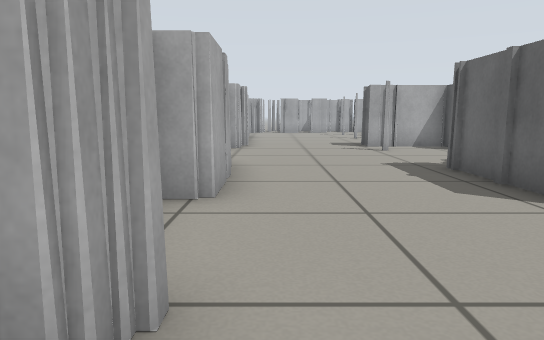
[1] (above)

18 first-person views from a walk through a world built for the Gazebo simulator. The camera is 0.51 m above the floor, tilts 8° down and sees 70° across. The floor is counted in squares, 0.5 m on a side. Each view is taken from the middle of a square. On the plan, view 1 faces up. The plan holds only what a view shows up to about 14 squares ahead; the rest is blank. The place goes on beyond the plan.

[2]
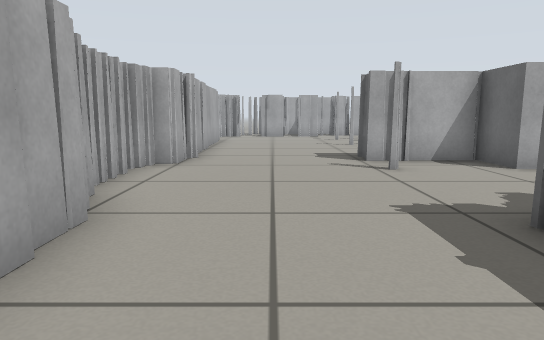

[3]
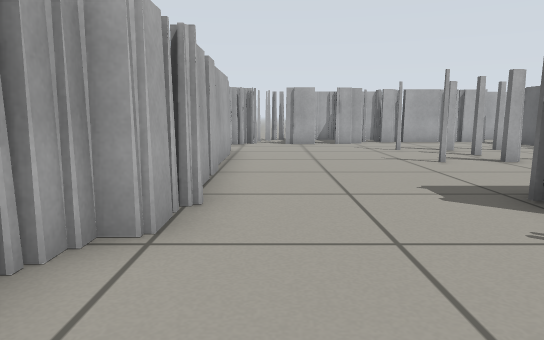

[4]
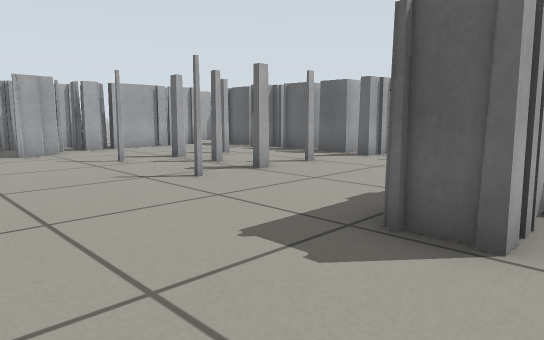

[5]
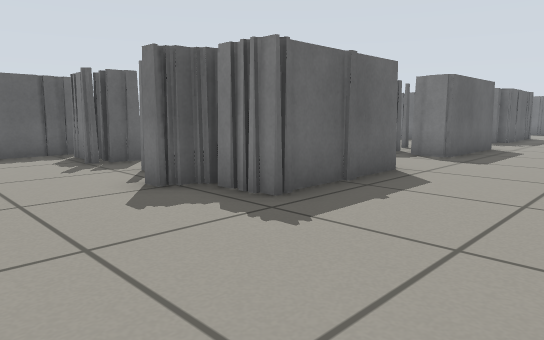

[6]
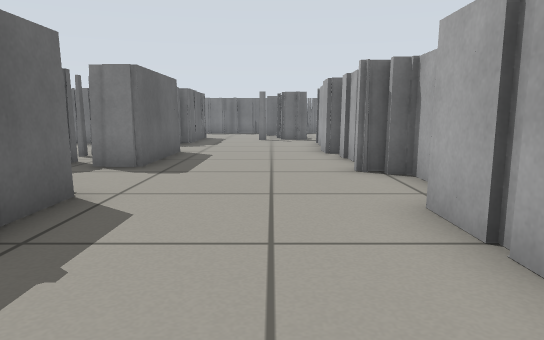

[7]
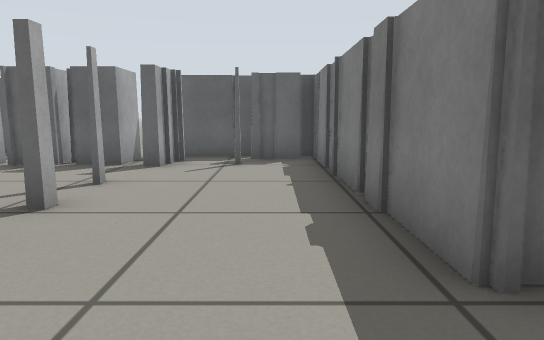

[8]
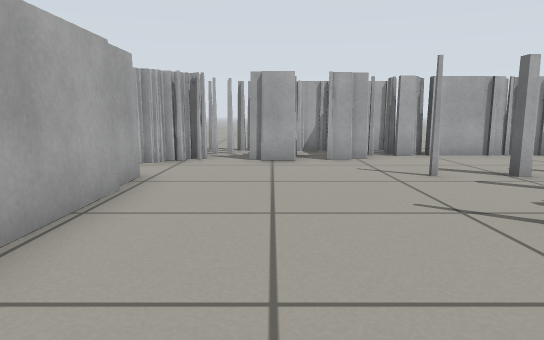

[9]
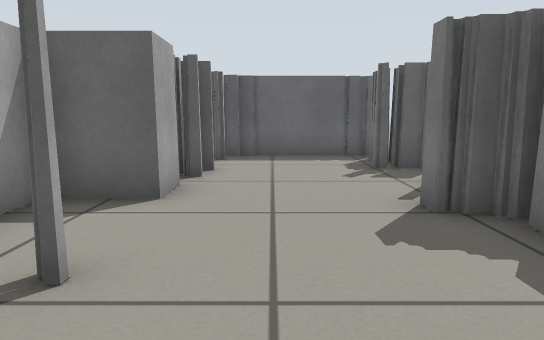

[10]
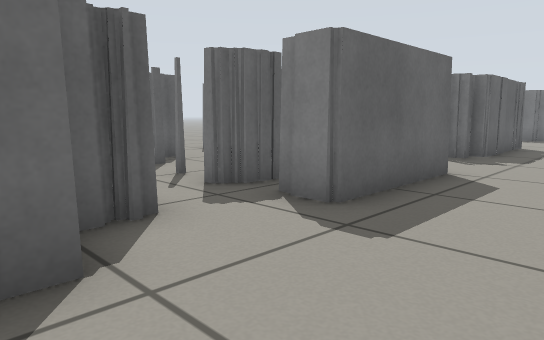

[11]
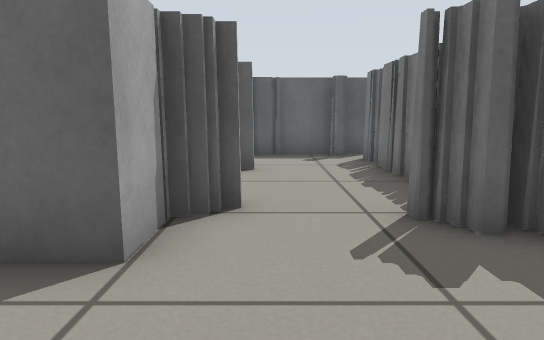

[12]
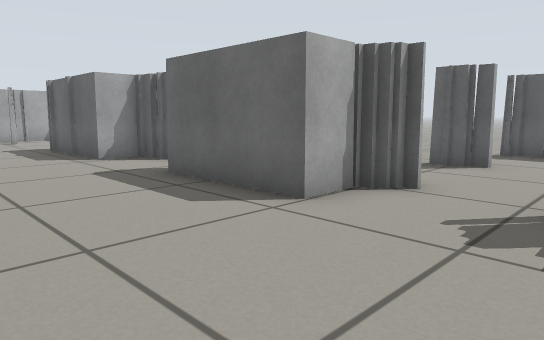

[13]
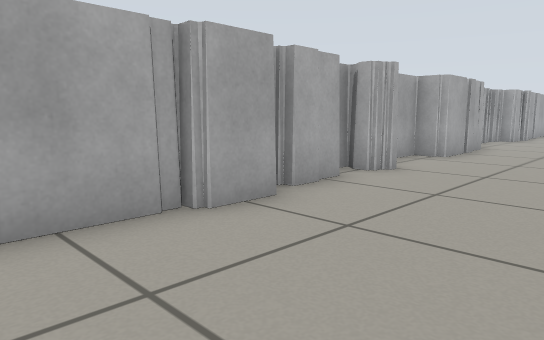

[14]
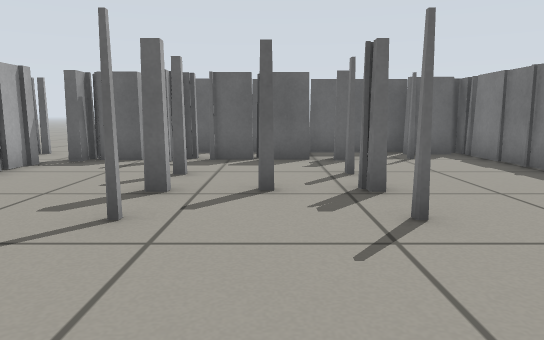

[15]
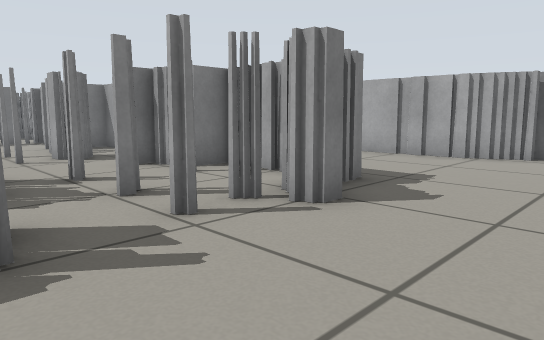

[16]
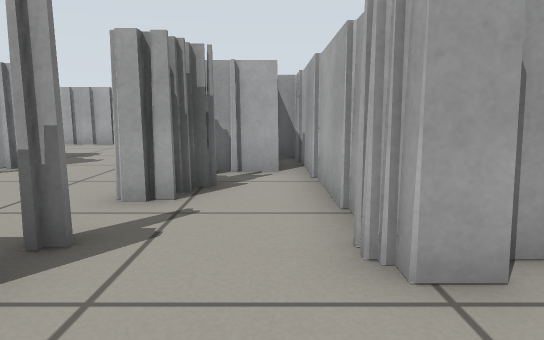

[17]
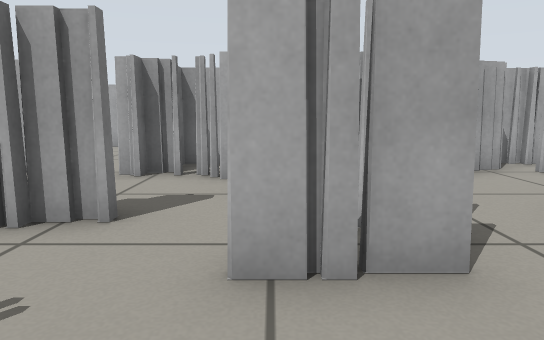

[18]
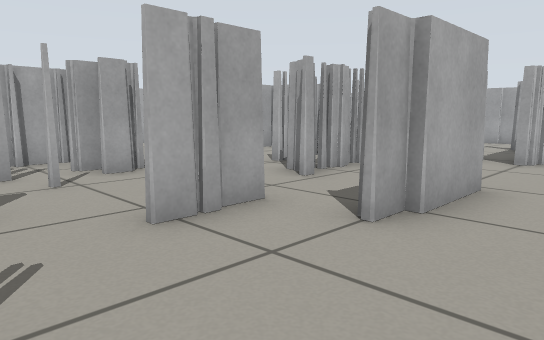

### Floor plan
Key: @ floor where view 1 was taken; # wall or solid block; x gap in a wall; . floor.
Columns run from 2 left of view 1 to 13 right of it. Each row starts with its distance up from view 1.
 25  #    ## #  #
 24  ## ########.
 23 ######.....##
 22 x..........###
 21  ......#.#.###
 20  #.........##
 19  #.........###
 18  #....##x..###
 17  #....##...###
 16  #...........#
 15  #..........##
 14  #...#########
 13  #...####..... .
 12 ##......###...
 11 #....#......##
 10 #............#
  9 ##...........#
  8  #....########
  7  #...###   ###
  6  #...##      ..
  5 ##....##     ..
  4 ##....##     #.
  3  #.......    #.
  2  #......#    #.
  1  #....########..
  0  #@...##...##...
 -1  #....###......
 -2  #....## .#.....
 -3  #...........#
 -4  #...........#
 -5  #....########

Where each view was taken, in squares from view 1:
view 1: 0 up, 0 right, facing up
view 2: 4 up, 1 right, facing up
view 3: 9 up, 0 right, facing up
view 4: 12 up, 0 right, facing up-right
view 5: 11 up, 0 right, facing down-right
view 6: 9 up, 1 right, facing down
view 7: 15 up, 1 right, facing right
view 8: 14 up, 1 right, facing up
view 9: 10 up, 1 right, facing right
view 10: 5 up, 1 right, facing down-right
view 11: 3 down, 1 right, facing right
view 12: 5 down, 0 right, facing up-right
view 13: 5 down, 3 right, facing up-left
view 14: 19 up, 0 right, facing right
view 15: 11 up, 9 right, facing down-left
view 16: 13 up, 13 right, facing left
view 17: 0 up, 12 right, facing left
view 18: 2 down, 13 right, facing up-left
